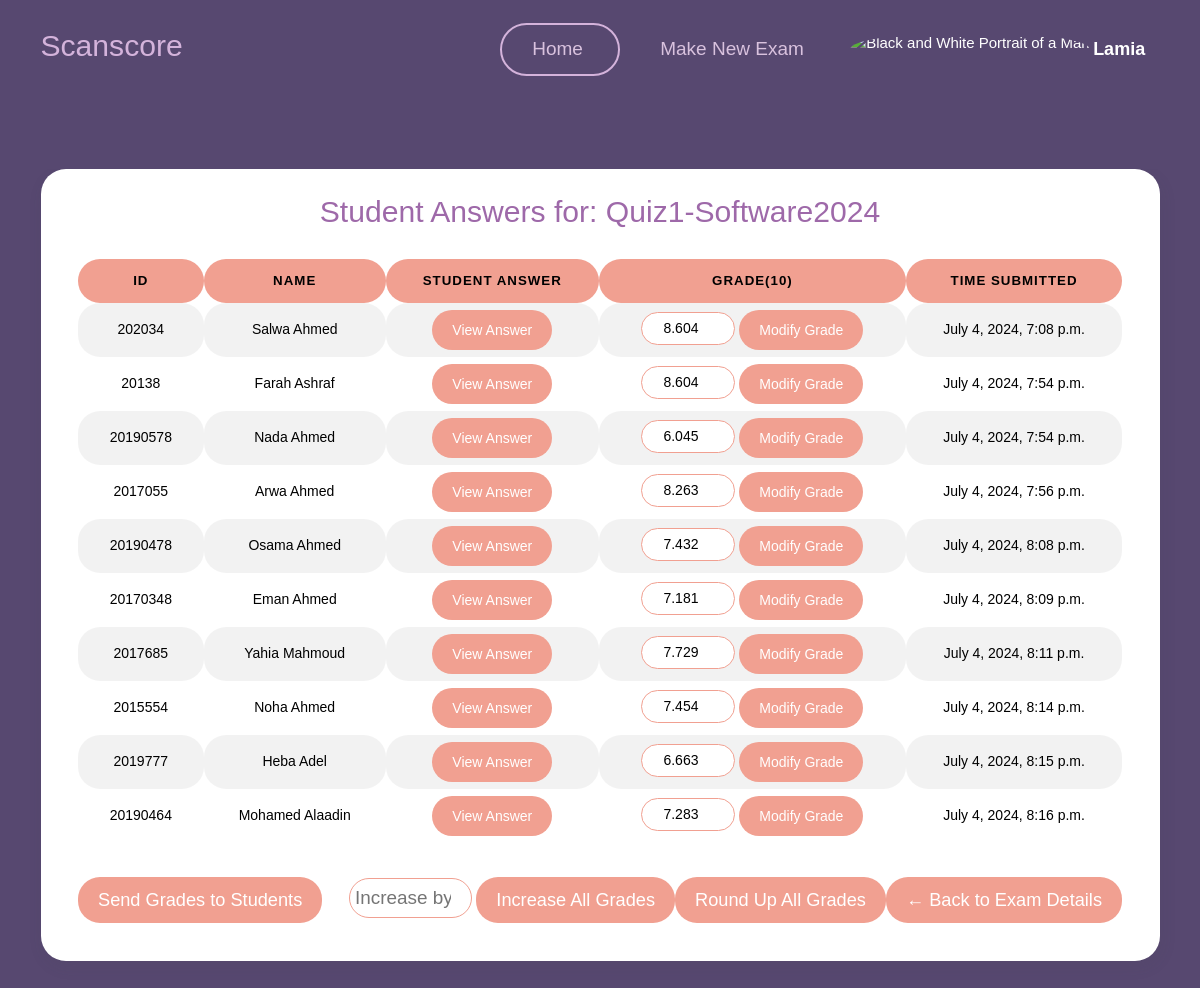
Before: /teacher/exam/29/view_grades/ (signed in) with the older database file.
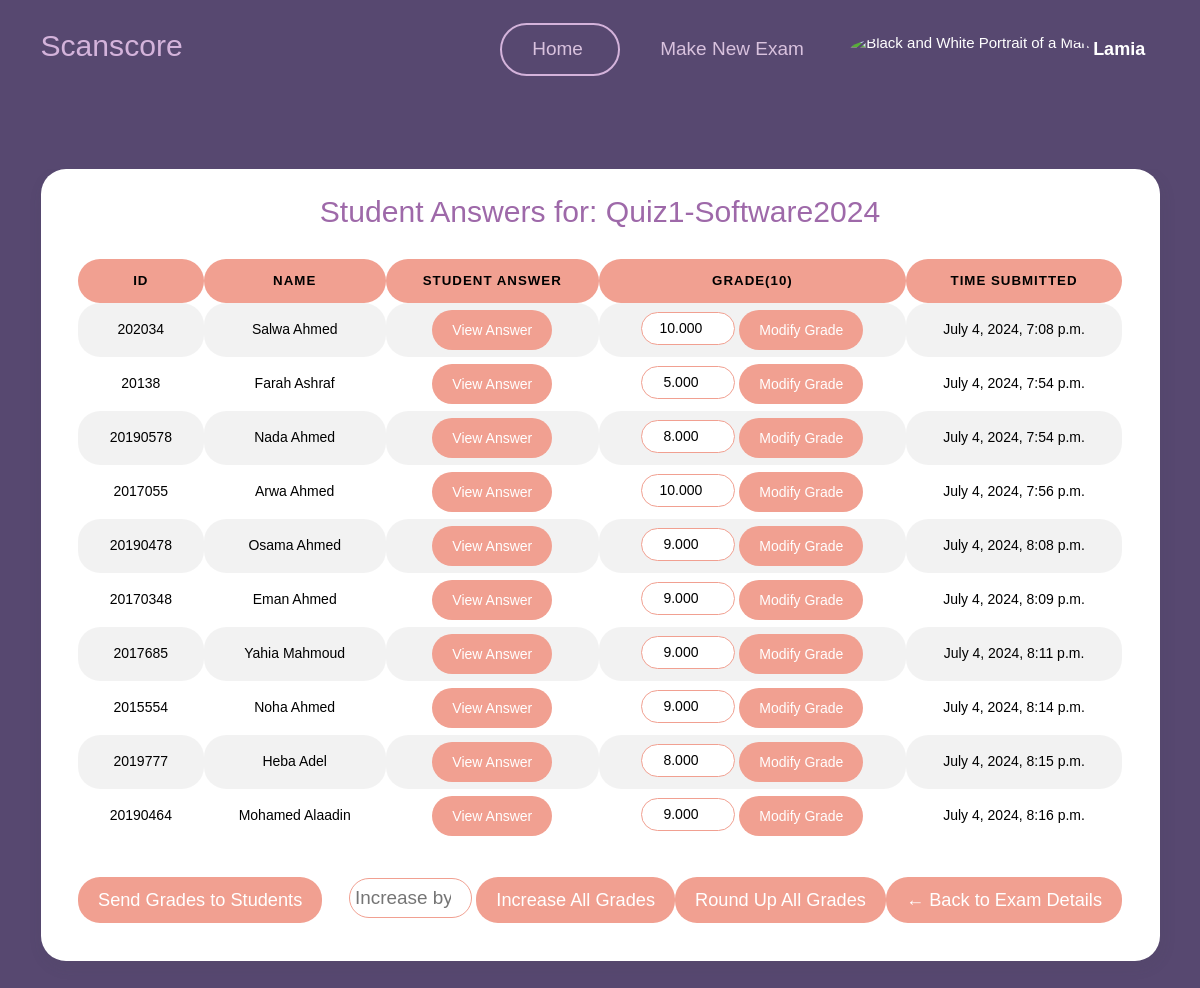
After: the same page with the newer database file.
### myapp/models.py (models this page shows)
class User(AbstractUser):
    userType = models.CharField(max_length=10, choices=[('teacher', 'Teacher'), ('student', 'Student')])

class Exam(models.Model):
    name = models.CharField(max_length=100)
    teacher = models.ForeignKey(User, on_delete=models.CASCADE)
    question= models.TextField(max_length=10000)
    model_answer = models.TextField(max_length=10000)
    keywordsList = models.TextField(max_length=10000,null=True,blank=True)
    is_active = models.BooleanField(default=False)
    time_created = models.DateTimeField(auto_now_add=True)
    time_updated = models.DateTimeField(auto_now=True)
    ocr_graded = models.BooleanField(default=False)

class ExamSubmission(models.Model):
    exam = models.ForeignKey(Exam, on_delete=models.CASCADE,related_name='submissions') #related name is used to access the submissions of a particular exam
    student = models.ForeignKey(User, on_delete=models.CASCADE,related_name='submissions') #related name is used to access the submissions of a particular student
    student_answer = models.TextField(max_length=10000)
    score = models.DecimalField(max_digits=5, decimal_places=3, validators=[MaxValueValidator(10.000)])
    time_submitted = models.DateTimeField(auto_now_add=True)
    is_graded = models.BooleanField(default=False)
    is_approved = models.BooleanField(default=False) #If the teacher approves the grade , this will be set to true and then the student can see the grade

class Student(User):
    student_id = models.CharField(max_length=20, unique=True)

### myapp/views.py (the view)
# urls.py: path('teacher/exam/<int:exam_id>/view_grades/', views.view_grades, name='view_grades'),
@login_required
def view_grades(request, exam_id):
    exam = get_object_or_404(Exam, pk=exam_id, teacher=request.user)
    exam_submissions = ExamSubmission.objects.filter(exam=exam)
    is_graded = all(submission.is_graded for submission in exam_submissions)
    if not is_graded:
        graded_submissions = StartGrading(exam_id)  # This will update and return graded submissions
        for submission in graded_submissions:
            if submission.score < 0:
                submission.score = 0.000
        return render(request, 'myapp/teacher/view_grades.html', {'submissions': graded_submissions, 'exam': exam})
    else:
        return render(request, 'myapp/teacher/view_grades.html', {'submissions': exam_submissions, 'exam': exam})

### templates/myapp/teacher/view_grades.html (shortened to what this page needs)
{% load static %}
<!DOCTYPE html>
<html lang="en">
<head>
    <link href="{% static 'vendor/datatables/dataTables.bootstrap4.min.css' %}" rel="stylesheet">
    <link href="{% static 'vendor/aos/aos.css' %}" rel="stylesheet">
    <link href="{% static 'vendor/bootstrap/css/bootstrap.min.css' %}" rel="stylesheet">
    <link href="{% static 'vendor/bootstrap-icons/bootstrap-icons.css' %}" rel="stylesheet">
    <link href="{% static 'vendor/boxicons/css/boxicons.min.css' %}" rel="stylesheet">
    <link href="{% static 'vendor/glightbox/css/glightbox.min.css' %}" rel="stylesheet">
    <link href="{% static 'vendor/remixicon/remixicon.css' %}" rel="stylesheet">
    <link href="{% static 'vendor/swiper/swiper-bundle.min.css' %}" rel="stylesheet">
    <link href="{% static 'css/style.css' %}" rel="stylesheet">
    <link href="{% static 'assets/css/bootstrap.min.css' %}" rel="stylesheet">
    <link href="{% static 'assets/css/plugins.min.css' %}" rel="stylesheet">
    <link href="{% static 'assets/css/kaiadmin.min.css' %}" rel="stylesheet">
</head>
<body>
    <header id="header">
        <div class="container align-items-center justify-content-between">
            <h1 class="me-auto"><a href="{% url 'teacher_dashboard' %}" style="color: #d4b3db;">Scanscore</a></h1>
            <nav id="navbar" class="navbar order-last order-lg-0">
                <ul>
                    <li><a class="nav-link scrollto Active" href="{% url 'teacher_dashboard' %}" id="home">Home</a>
                    </li>
                    <li><a class="nav-link scrollto" href="{% url 'create_exam' %}" id="makenew">Make New Exam</a></li>
                    <li class="dropdown">
                        <a href="#">
                            <img src="{% static 'img/unknown_user.jpg' %}" class="rounded-circle" height="35"
                                alt="Black and White Portrait of a Man" loading="lazy" />
                            <strong class="d-none d-sm-block ms-1" id="username">{{ user.first_name }}</strong><i
                                class="bi bi-chevron-down"></i>
                        </a>
                    </li>
                </ul>
            </nav>
        </div>
    </header>
    <section class="align-items-center"
        style="font-family: Arial, Helvetica, sans-serif;background-color: transparent; padding: 0 0;">
        <div class="container">
            <div class="justify-content-center" data-aos="fade-up" data-aos-delay="200">
                <div class="card text-black">
                    <h1 style="text-align: center; color: #9e69a9;">Student Answers for: {{ exam.name }}</h1>
                    <div class="card-body">
                        <div class="table-responsive">
                            <table id="basic-datatables" class="display table table-striped table-hover"
                                style="border-radius: 22px !important; text-align: center;">
                                <thead>
                                    <tr>
                                        <th class="style2"> ID</th>
                                        <th class="style2"> Name</th>
                                        <th class="style2"> Student Answer</th>
                                        <th class="style2"> Grade(10)</th>
                                        <th class="style2"> time Submitted</th>
                                    </tr>
                                </thead>
                                <tbody>
                                    {% for submission in submissions %}
                                    <tr>
                                        <td class="Border">{{ submission.student.student.student_id }}</td>
                                        <td class="Border">{{ submission.student.student.get_full_name }}</td>
                                        <td class="Border">
                                            <button class="btn btn-primary"
                                                onclick="openModal('{{ submission.student_answer|escapejs }}')">View
                                                Answer</button>
                                        </td class="Border">
                                        <td class="Border">
                                            <form action="{% url 'modify_grade' submission.id %}" method="post">
                                                <input type="number" step="0.001" name="new_grade"
                                                    value="{{ submission.score }}" min="0" max="10"
                                                    style="border-radius: 20px; text-align: center;padding: 5px 5px;border: 1px solid #f1a091;"
                                                    required>
                                                <button type="submit" class="btn btn-info">Modify
                                                    Grade</button>
                                            </form>
                                        </td class="Border">
                                        <td class="Border">{{ submission.time_submitted }}</td>
                                    </tr>
                                    {% endfor %}
                                </tbody>
                            </table>
                        </div>
                        <div class="d-flex justify-content-between" style="text-align: right; margin-top: 2%;">
                            <form style="text-align: right;" action="{% url 'approve_grades' exam.id %}" method="post">
                                <button type="submit" class="btn btn-success">Send Grades to Students</button>
                            </form>
                            <form action="{% url 'increase_grades' exam.id %}" method="post" style="text-align: right;">
                                <input type="number" name="increase_by" placeholder="Increase by..."
                                    style="font-size: 135%;border-radius: 22px;width: 35%;padding: 5px 5px;border: 1px solid #f1a091;"
                                    required>
                                <button type="submit" class="btn btn-success">Increase All Grades</button>
                            </form>
                            <form action="{% url 'round_grades' exam.id %}" method="post" style="text-align: right;">
                                <button type="submit" class="btn btn-success">Round Up All Grades</button>
                            </form>
                            <a href="{% url 'view_exam_teacher' exam.id %}" class="btn btn-success"
                                style="padding-bottom: 0%;">← Back to Exam
                                Details</a>
                        </div>
                    </div>
                </div>
            </div>
        </div>
    </section>
</body>
</html>

### Scanscore/static/css/style.css (style rules this page uses)
body { font-family: "Open Sans", sans-serif; background: #574870 !important; }
:root { --background-color: #ffffff; --background-color-rgb: 255, 255, 255; --default-color: #444444; --default-color-rgb: 68, 68, 68; --heading-color: #9e69a9; --heading-color-rgb: 55, 81, 126; --accent-color: #9e69a9; --accent-color-rgb: 71, 178, 228; --contrast-color: #ffffff; --contrast-color-rgb: 255, 255, 255; }
#home { color: #d9c2de; width: 120px; border-radius: 50px; font-size: 19px; }
#makenew { color: #d9c2de; font-size: 19px; width: 190px; margin-left: 10px; border-radius: 50px; }
#header { background-color: transparent; }
#header .container { display: flex; justify-content: center; align-items: center; height: 100%; }
#username { font-size: 18px; }
.Active { border: 2px solid #b47ec0 !important; }
a { text-decoration: none; }
#header { transition: all 0.5s; z-index: 997; padding: 15px 0; }
.navbar { padding: 0; }
.navbar ul { margin: 0; padding: 0; display: flex; list-style: none; align-items: center; }
.navbar li { position: relative; }
.navbar a, .navbar a:focus { display: flex; align-items: center; justify-content: space-between; padding: 10px 0 10px 30px; font-size: 15px; font-weight: 500; color: #fff; white-space: nowrap; transition: 0.3s; }
.navbar a i, .navbar a:focus i { font-size: 12px; line-height: 0; margin-left: 5px; }
section { padding: 60px 0; overflow: hidden; position: relative; top: 70px; }

### templates/myapp/teacher/view_grades.html (style rules this page uses)
#header { background-color: transparent; }
#header .container { display: flex; justify-content: center; align-items: center; height: 100%; }
.card { padding: 20px; border-radius: 25px; }
.btn { display: inline-block; padding: 10px 20px; margin-bottom: 0; font-size: 14px; font-weight: 400; line-height: 1.42857143; text-align: center; white-space: nowrap; vertical-align: middle; cursor: pointer; border: none; border-radius: 22px; color: white !important; background-color: #f1a091 !important; }
.btn-success { border-color: #f1a091; font-size: 130%; }
.Border { border-radius: 22px !important; }
.table>tbody>tr>td { padding-top: 7px !important; padding-bottom: 7px !important; }
.Active { border: 2px solid #d4b3db !important; }
.style2 { background-color: #f1a091 !important; border-radius: 22px !important; }

Changed rows visible on the page:
changed ExamSubmission "July 4, 2024, 7:08 p.m.": new_grade "8.604" → "10.000"
changed ExamSubmission "Farah Ashraf": new_grade "8.604" → "5.000"
changed ExamSubmission "Nada Ahmed": new_grade "6.045" → "8.000"
changed ExamSubmission "July 4, 2024, 7:56 p.m.": new_grade "8.263" → "10.000"
changed ExamSubmission "July 4, 2024, 8:08 p.m.": new_grade "7.432" → "9.000"
changed ExamSubmission "July 4, 2024, 8:09 p.m.": new_grade "7.181" → "9.000"
changed ExamSubmission "July 4, 2024, 8:11 p.m.": new_grade "7.729" → "9.000"
changed ExamSubmission "July 4, 2024, 8:14 p.m.": new_grade "7.454" → "9.000"
changed ExamSubmission "July 4, 2024, 8:15 p.m.": new_grade "6.663" → "8.000"
changed ExamSubmission "July 4, 2024, 8:16 p.m.": new_grade "7.283" → "9.000"
